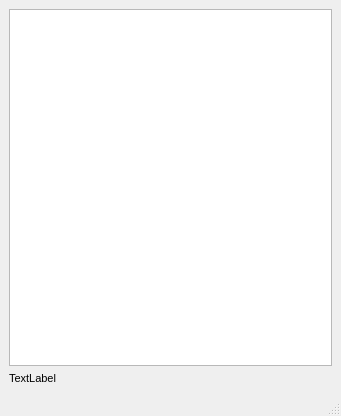
<?xml version="1.0" encoding="UTF-8"?>
<ui version="4.0">
 <class>NoteViewer</class>
 <widget class="QMainWindow" name="NoteViewer">
  <property name="geometry">
   <rect>
    <x>0</x>
    <y>0</y>
    <width>341</width>
    <height>416</height>
   </rect>
  </property>
  <property name="minimumSize">
   <size>
    <width>0</width>
    <height>200</height>
   </size>
  </property>
  <property name="windowTitle">
   <string>MainWindow</string>
  </property>
  <widget class="QWidget" name="centralwidget">
   <layout class="QGridLayout" name="gridLayout">
    <item row="0" column="0">
     <layout class="QVBoxLayout" name="verticalLayout">
      <item>
       <widget class="QTextEdit" name="notes_textEdit">
        <property name="contextMenuPolicy">
         <enum>Qt::NoContextMenu</enum>
        </property>
       </widget>
      </item>
      <item>
       <widget class="QLabel" name="label_info">
        <property name="font">
         <font>
          <pointsize>8</pointsize>
         </font>
        </property>
        <property name="text">
         <string>TextLabel</string>
        </property>
       </widget>
      </item>
     </layout>
    </item>
   </layout>
  </widget>
  <widget class="QMenuBar" name="menubar">
   <property name="geometry">
    <rect>
     <x>0</x>
     <y>0</y>
     <width>341</width>
     <height>23</height>
    </rect>
   </property>
  </widget>
  <widget class="QStatusBar" name="statusbar"/>
 </widget>
 <resources/>
 <connections/>
</ui>
